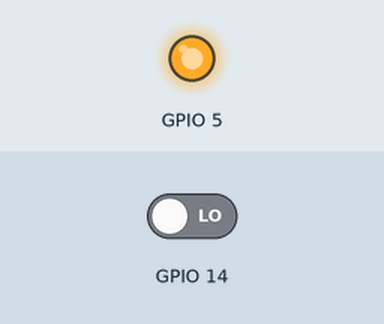
Bench run of a program on a simulated Raspberry Pi (BCM pin numbers). Parts: output pins drawn as LEDs (lit = HIGH). Inputs (shaded band) come from the test bench; at power-on: GPIO 14 LOW. What the program prints to the terminal is not drawn.

Above: at 1.2 s.
1.3 s: GPIO 14 driven HIGH
At 2.3 s:
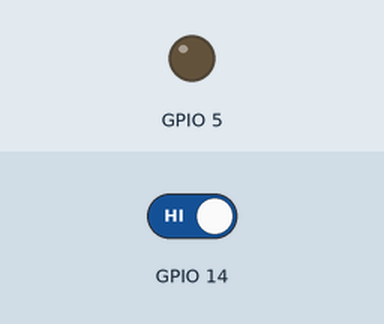
2.8 s: GPIO 14 driven LOW
At 3.4 s:
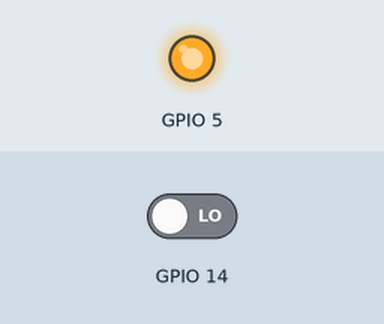
Timing chart, 0 to 5.8 s (numbered marks = the images above; inputs shaded):
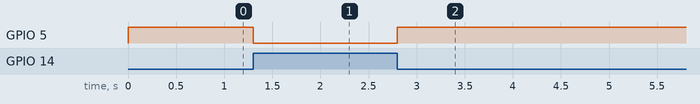

The program:

pullup_switch_led.py
```python
import RPi.GPIO as GPIO
import time

GPIO.setmode(GPIO.BCM)
GPIO.setwarnings(False)
GPIO.setup(14,GPIO.IN)
GPIO.setup(5,GPIO.OUT)

try:
    while True:
        if (GPIO.input(14) == GPIO.HIGH):
            print('HIGH')
            GPIO.output(5,GPIO.LOW)
        else:
            print('LOW')
            GPIO.output(5,GPIO.HIGH)

    time.sleep(0.1)

except KeyboardInterrupt:
    print('Exit ...')
finally:
    GPIO.cleanup()
```

Measured:
- after the input at 1.3 s, GPIO 5: HIGH → LOW at once
- after the input at 2.8 s, GPIO 5: LOW → HIGH at once
